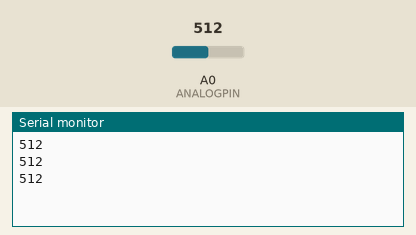
This sketch was run on a simulated Arduino Uno, built with avr-gcc and run on an emulated ATmega328P. On the bench: the last lines printed to the serial monitor. The test bench sets the inputs (shaded band); at power-on: A0 (ANALOGPIN) = 512.

Above: at 1.3 s.
1.4 s: A0 (ANALOGPIN) set to 716
At 1.9 s:
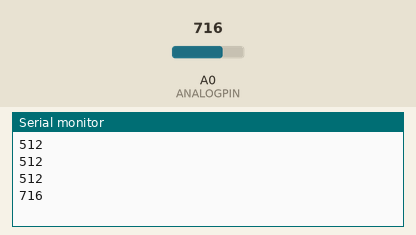
2.9 s: A0 (ANALOGPIN) set to 900
At 3.4 s:
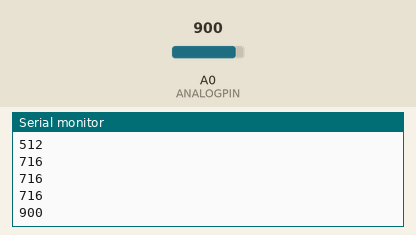
Timing chart, 0 to 5.9 s (numbered marks = the images above; inputs shaded):
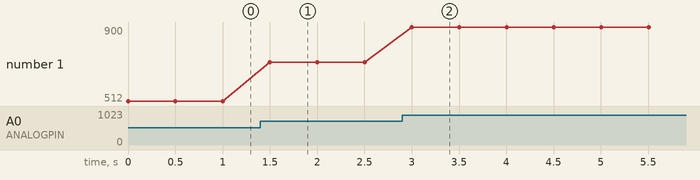

Measured:
- after the input at 1.4 s, the serial monitor: prints a new line after 0.10 s (image 1)
- after the input at 2.9 s, the serial monitor: prints a new line after 0.10 s (image 2)
- plotted number 1: 512 → 716 after the input at 1.4 s, 716 → 900 after the input at 2.9 s

The sketch:

pot.ino
```cpp
#define ANALOGPIN      A0  // For Circuit Playground Express

int delayval = 500;        // delay for half a second

void setup() {
   Serial.begin(9600);    // open the serial port at 9600 bps
}

void loop() {
   int value;

   value = analogRead(ANALOGPIN); // analog read of potentiometer

   Serial.println(value);   // print value

   delay(delayval);         // Delay for a period of time (in milliseconds).
}
```
